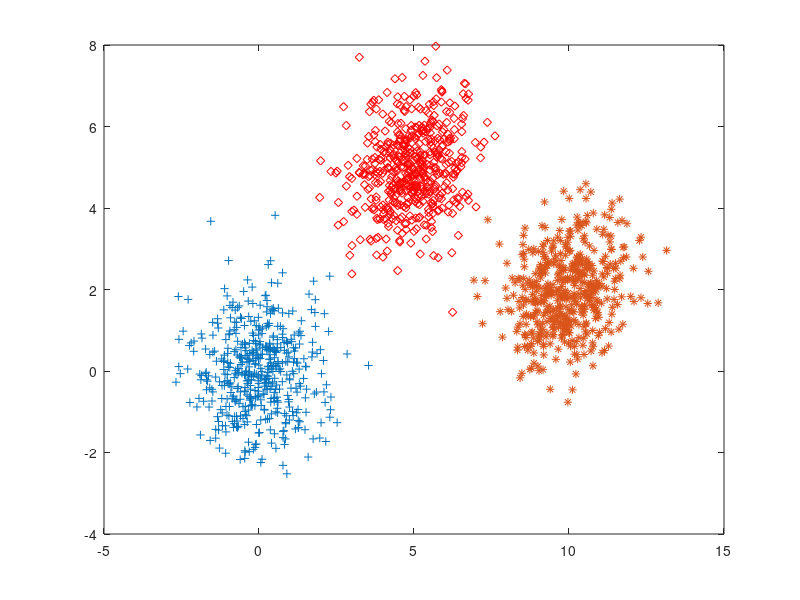

Reproduce this figure in MATLAB. (Note: this script raises an error after producing the figure.)
load('classes.mat')

plot(C1(1,:), C1(2,:),'+')
hold
plot(C2(1,:), C2(2,:),'rd')
plot(C3(1,:), C3(2,:),'*')

checkClassSizes(C1,C2,C3);

classes = {'C1','C2','C3'};
classMatrixes = {C1,C2,C3};

x1 = [6,8]';
x2 = [-5,-3]';
x3 = [12,0]';

vectors = {x1,x2,x3};

for i = 1:length(vectors)

    classValues = {0,0,0};
    for j = 1:length(classes)
        m = mean(transpose(classMatrixes{1,j}));
        S = cov(classMatrixes{1,j}');
        x = vectors{1,i};
        classValues{1,j} =  comp_gauss_dens_val(m',S,x);
    end

    disp("x" + i +"_pdf = "+ classValues{1,1} + "_for_C1, "+ classValues{1,2} + "_for_C2, "+ classValues{1,3} + "_for_C3");

    %Q5b
    maxValue = max(cell2mat(classValues));
    for j = 1:length(classValues)
        if(maxValue == classValues{1,j})
            disp("x" + i + " belongs to class " + classes{1,j});
        end
    end
    disp(" ");
end

function checkClassSizes(in1, in2, in3)

    if size(in1) == size(in2) & size(in2) == size(in3) & size(in1) == size(in3)
        disp('Classes are equal');
    else
        disp('Classes are not equal');
    end

end

function z = comp_gauss_dens_val(m,S,x)

    [l,q]=size(m);
	    z= (1/((2*pi)^ (l/2)*det(S)^ 0.5)) ...
		    *exp(-0.5*(x-m)'*inv(S)*(x-m));

end
